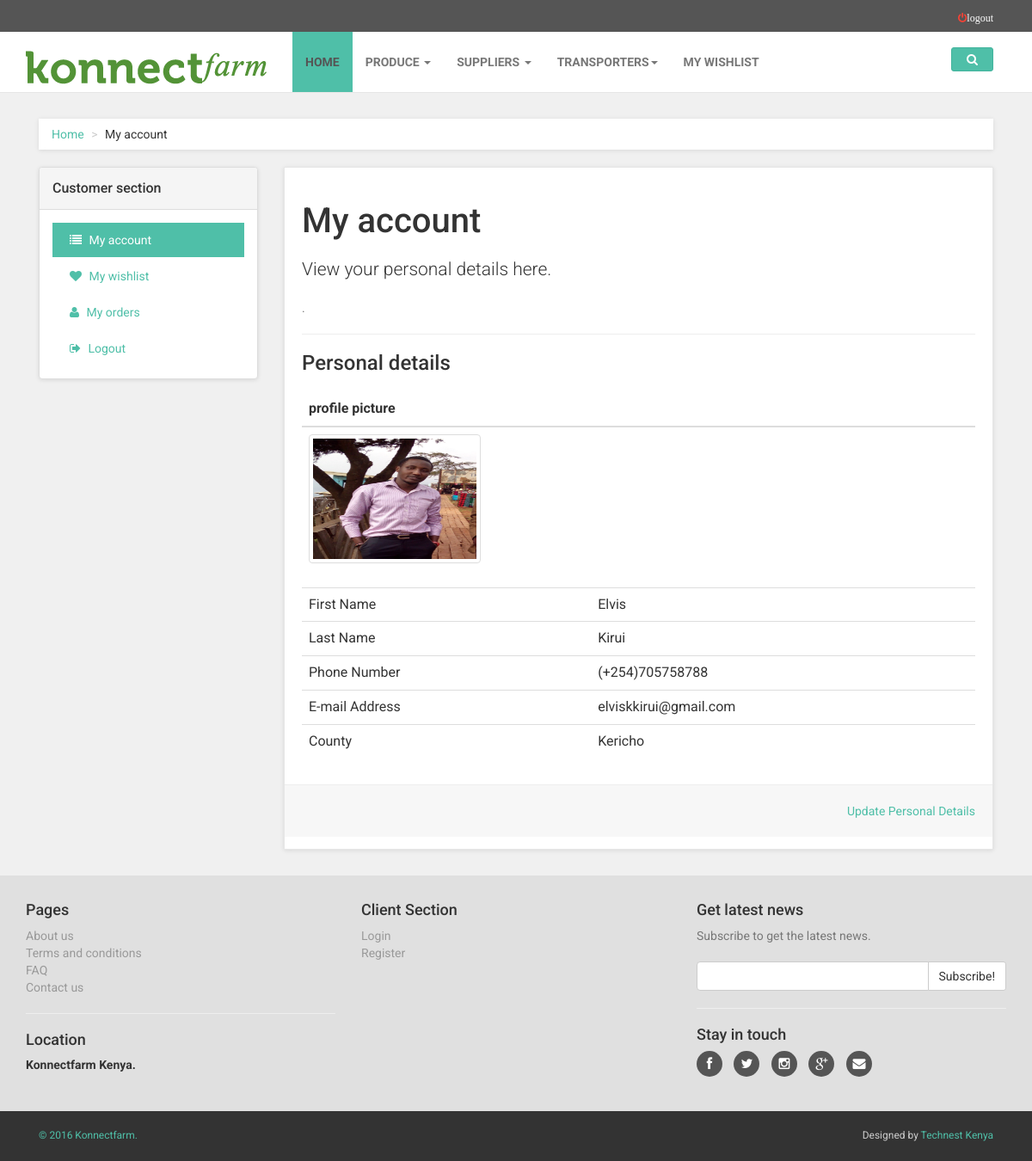
The page /me.php (signed in) on the database its author committed.
### tables this page shows
CREATE TABLE IF NOT EXISTS `users` (
  `id` int(11) NOT NULL,
  `fname` text NOT NULL,
  `lname` text NOT NULL,
  `email` text NOT NULL,
  `p_no` int(20) NOT NULL,
  `password` varchar(60) NOT NULL,
  `county` text NOT NULL,
  `imagepath` text NOT NULL
);

### me.php (the view, shortened to what this page needs)
<?php
include("includes/connection.php");
?>
<?php include("includes/header2.php"); ?>
  <div id="all">
        <div id="content">
            <div class="container">
                <div class="col-md-12">
                    <ul class="breadcrumb">
                        <li><a href="#">Home</a>
                        </li>
                        <li>My account</li>
                    </ul>
                </div>
                <div class="col-md-3">
                    <div class="panel panel-default sidebar-menu">
                        <div class="panel-heading">
                            <h3 class="panel-title">Customer section</h3>
                        </div>
                        <div class="panel-body">
                            <ul class="nav nav-pills nav-stacked">
                                <li class="active">
                                    <a href="me.php"><i class="fa fa-list"></i> My account</a>
                                </li>
                                <li>
                                    <a href="mywishlist.php"><i class="fa fa-heart"></i> My wishlist</a>
                                </li>
                                <li>
                                    <a href="me.php"><i class="fa fa-user"></i> My orders </a>
                                </li>
                                <li>
                                    <a href="logout.php"><i class="fa fa-sign-out"></i> Logout</a>
                                </li>
                            </ul>
                        </div>
                    </div>
                </div>
                <div class="col-md-9">
                    <div class="box">
                        <h1>My account</h1>
                        <p class="lead">View your personal details here.</p>
                        <p class="text-muted">.</p>
                        <hr>
                        <h3>Personal details</h3>
                        <form method="post" action="me.php">
                        <?php
                                $email = $_SESSION['email'];
                                $query = "SELECT * FROM users WHERE email = '$email'";
                                $q_result = mysqli_query($connection,$query)
                                or die("Query failed");
                                if(!$query){
                                    header("mywishlist.php");
                                }else{
                                while($row = mysqli_fetch_assoc($q_result)){
                                    $fname= $row['fname'];
                                    $lname = $row['lname'];
                                    $county = $row['county'];
                                    $p_no = $row['p_no'];
                                    $email = $row['email'];
                                    $imagepath = $row['imagepath'];
                                }
                                ?>
                            <div class="table-responsive">
                                <table class="table">
                                    <thead>
                                        <tr>
                                            <th colspan="2">profile picture</th>
                                        </tr>
                                    </thead>
                                    <tbody>
                                        <tr>
                                            <td>
                                                <a href="#">
                                                    <img src="<?php echo $imagepath; ?>"  class="thumbnail" style="width: 100%; max-width: 200px;
                                                    height: 150px;" class="img-responsive" alt=""/>
                                                </a>
                                            </td>
                                        </tr>
                                        <tr>
                                            <td>
                                              First Name
                                            </td>
                                            <td><?php echo $fname; ?></td>
                                        </tr>
                                         <tr>
                                            <td>
                                              Last Name
                                            </td>
                                            <td><?php echo $lname; ?></td>
                                        </tr>
                                         <tr>
                                            <td>
                                              Phone Number
                                            </td>
                                            <td><?php echo "(+254)". $p_no; ?></td>
                                        </tr>
                                         <tr>
                                            <td>
                                              E-mail Address
                                            </td>
                                            <td><?php echo $email; ?></td>
                                        </tr>
                                        <tr>
                                            <td>
                                              County
                                            </td>
                                            <td><?php echo $county; ?></td>
                                        </tr>
                                    </tbody>
                                </table>
                            </div>
                            <div class="box-footer">
                                <div class="pull-right">
                                    <a href="update_my_profile.php"> Update Personal Details</a>
                                </div>
                            </div>
                        </form>
                    </div>
                </div>
            </div>
        </div>
        <?php
         }
         ?>
              <?php include("includes/footer.php"); ?>

### css/style.default.css (style rules this page uses)
a i.fa, button i.fa { margin: 0 5px; }
p.lead { font-weight: 300; }
h1 { font-weight: 700; font-size: 40px; }
.breadcrumb { -webkit-box-shadow: 0 1px 5px rgba(0, 0, 0, 0.1); box-shadow: 0 1px 5px rgba(0, 0, 0, 0.1); }
.box { background: #fff; margin: 0 0 30px; border: solid 1px #e6e6e6; -webkit-box-sizing: border-box; -moz-box-sizing: border-box; box-sizing: border-box; padding: 20px; -webkit-box-shadow: 0 1px 5px rgba(0, 0, 0, 0.1); box-shadow: 0 1px 5px rgba(0, 0, 0, 0.1); }
.box .box-footer { background: #f7f7f7; margin: 30px -20px -20px; padding: 20px; border-top: solid 1px #eeeeee; }
.box .box-footer:before, .box .box-footer:after { content: " "; display: table; }
.box .box-footer:after { clear: both; }
#content .panel.sidebar-menu { -webkit-box-sizing: border-box; -moz-box-sizing: border-box; box-sizing: border-box; -webkit-box-shadow: 0 1px 5px rgba(0, 0, 0, 0.1); box-shadow: 0 1px 5px rgba(0, 0, 0, 0.1); }
#content .panel.sidebar-menu h3 { padding: 5px 0; margin: 0; }
.nav { margin-bottom: 0; padding-left: 0; list-style: none; }
.nav > li > a { padding: 10px 15px; }
.nav-pills > li > a { border-radius: 0; }
.nav-pills > li.active > a, .nav-pills > li.active > a:hover, .nav-pills > li.active > a:focus { color: #ffffff; background-color: #4fbfa8; }
body { font-family: "Roboto", Helvetica, Arial, sans-serif; font-size: 14px; line-height: 1.42857143; color: #333333; background-color: #f0f0f0; }
hr { margin-top: 20px; margin-bottom: 20px; border: 0; border-top: 1px solid #eeeeee; }
.breadcrumb { padding: 8px 15px; margin-bottom: 20px; background-color: #ffffff; border-radius: 0; }
.breadcrumb > li + li:before { content: ">\00a0"; color: #cccccc; }
h1, h2, h3, h4, h5, h6, .h1, .h2, .h3, .h4, .h5, .h6 { font-family: inherit; font-weight: 500; line-height: 1.1; color: inherit; }
h1, .h1, h2, .h2, h3, .h3 { margin-top: 20px; margin-bottom: 20px; }
p, ul, ol { margin: 0 0 20px; }
.lead { margin-bottom: 20px; font-size: 16px; }
@media (min-width: 768px) { .lead { font-size: 21px; } }

### rows shown on the page
users: imagepath (picture), fname "Elvis", lname "Kirui", p_no "705758788", email "elviskkirui@gmail.com", county "Kericho"
